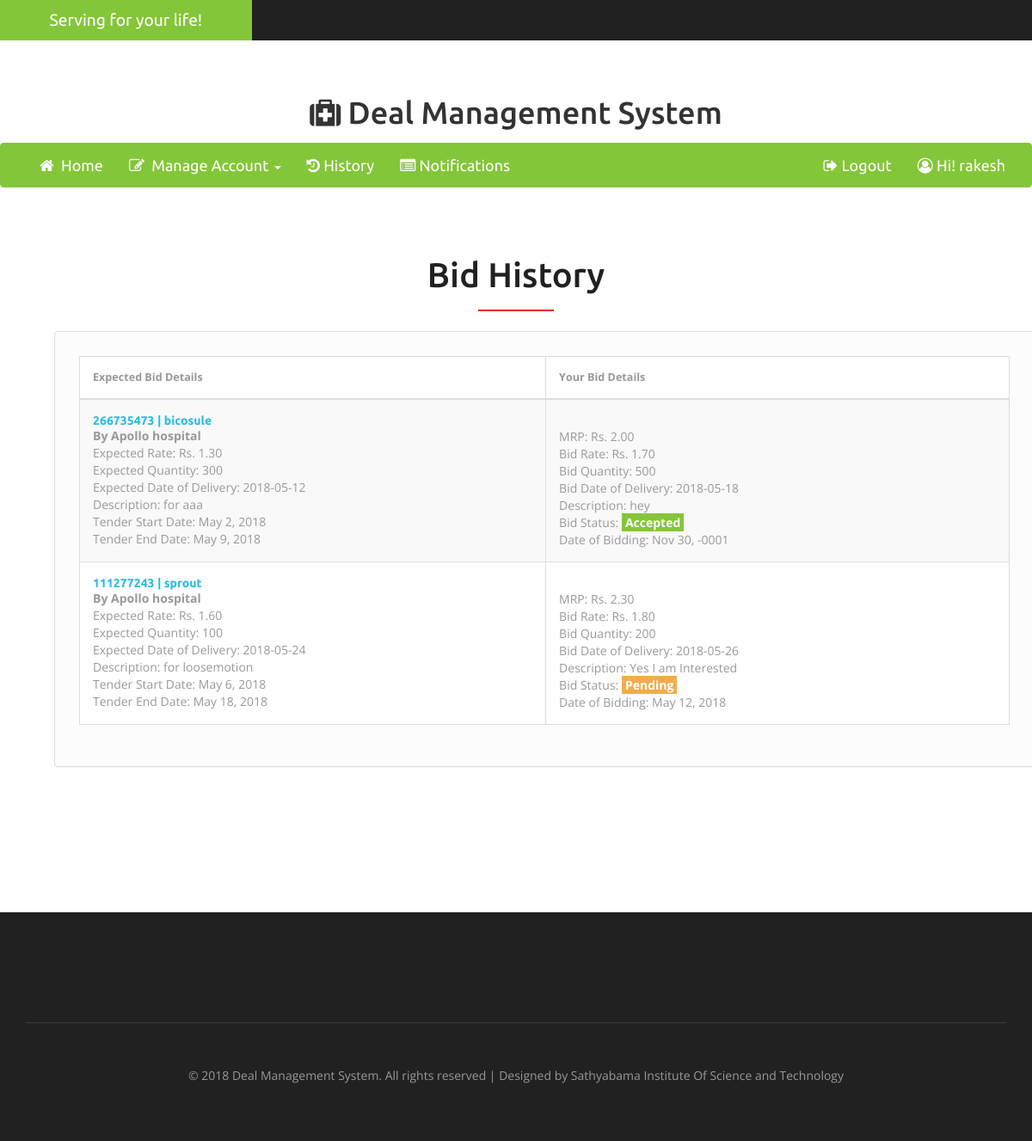
The page /history_manufacture.php (signed in) on the database its author committed.
### tables this page shows
CREATE TABLE `tender_applied` (
  `tender_applied_id` int(11) NOT NULL,
  `manufacturer_id` int(255) NOT NULL,
  `tender_id` int(255) NOT NULL,
  `mrp` decimal(5,2) NOT NULL,
  `bid_rate` decimal(5,2) NOT NULL,
  `bid_qty` int(255) NOT NULL,
  `bid_dod` date NOT NULL,
  `description` varchar(255) NOT NULL,
  `bid_status` int(3) NOT NULL DEFAULT '0',
  `createdAt` datetime NOT NULL,
  `updatedAt` datetime NOT NULL DEFAULT '0000-00-00 00:00:00',
  `closedAt` datetime NOT NULL DEFAULT '0000-00-00 00:00:00'
);

CREATE TABLE `tenders_details` (
  `tender_id` int(11) NOT NULL,
  `tender_number` int(255) NOT NULL,
  `hospital_id` int(255) NOT NULL,
  `components_name` varchar(255) NOT NULL,
  `composition` varchar(255) NOT NULL,
  `description` varchar(255) NOT NULL,
  `expected_rate` decimal(5,2) NOT NULL,
  `expected_qty` int(255) NOT NULL,
  `expected_dod` date NOT NULL,
  `tender_start_date` date NOT NULL,
  `tender_end_date` date NOT NULL,
  `tender_display_status` int(5) NOT NULL DEFAULT '0',
  `createdAt` datetime NOT NULL,
  `updatedAt` datetime NOT NULL DEFAULT '0000-00-00 00:00:00',
  `closedAt` datetime NOT NULL DEFAULT '0000-00-00 00:00:00'
);

CREATE TABLE `hospital_table` (
  `hospital_id` int(11) NOT NULL,
  `hospital_name` varchar(255) NOT NULL,
  `hospital_phone_no` varchar(20) NOT NULL,
  `hospital_mail_id` varchar(50) NOT NULL,
  `login_id` int(11) NOT NULL,
  `hospital_unique_number` varchar(50) NOT NULL,
  `hospital_address` varchar(255) NOT NULL,
  `poc_name` varchar(50) NOT NULL,
  `poc_phone_no` varchar(20) NOT NULL,
  `poc_email` varchar(50) NOT NULL,
  `createdAt` datetime NOT NULL,
  `updatedAt` datetime NOT NULL
);

### history_manufacture.php (the view, shortened to what this page needs)
<?php
    if (isset($_SESSION['username']) && $_SESSION['role']!="0") {
        	header('location: login.php');
        	die;
    } else {
        $username = $_SESSION["username"];
include_once('include/head.inc.php');?>
<body>
<?php include_once('include/upper_nav.inc.php'); ?>
	<?php include_once('include/manu_nav2.inc.php'); ?>
		<div class="w3_login">
			<h3>Bid History</h3>
				  <br>
				<div class="container">
	<div class="row">
		<section class="content">
			<div class="col-md-12">
				<div class="panel panel-default">
					<div class="panel-body">
						<div class="table-container">
							<table class="table table-filter table-striped table-bordered">
								<thead>
							      <tr>
							        <th>Expected Bid Details</th>
							        <th>Your Bid Details</th>
							      </tr>
							    </thead>
								<tbody>
									<?php
									include_once('php/config.php');
									$query='Select * from tender_applied where manufacturer_id = (SELECT m.manufacturer_id FROM logintable l INNER JOIN manufacturer_table m ON l.login_id = m.login_id where l.username="'.$username.'") ORDER by tender_applied_id';
									$result = mysqli_query($conn, $query);
									if (mysqli_num_rows($result) > 0) {
									while($row=mysqli_fetch_array($result))
									{
										$bid_status = $row['bid_status'];
										$mrp=$row['mrp'];
										$bid_rate=$row['bid_rate'];
										$bid_qty=$row['bid_qty'];
										$bid_dod=$row['bid_dod'];
										$desc_bid=$row['description'];
										$tid=$row['tender_id'];
										$bid_on = $row['createdAt'];
										$parts = explode(" ", $bid_on);
									    $date_format_bid =  date_create($parts[0]);
									    $bid_date=date_format($date_format_bid,'M j, Y');
										$bid_status_val="";
										$bid_status_color="";
										if($bid_status==0){
											$bid_status_val = "Pending";
											$bid_status_color = "#f0ad4e";
										}
										else if($bid_status == -1){
											$bid_status_val = "Rejected";
											$bid_status_color = "#FA1818";
										}
										else{
											$bid_status_val = "Accepted";
											$bid_status_color = "#84c639";
										}
									    $query_2='SELECT t.tender_number,t.components_name, t.expected_rate,t.expected_qty,t.expected_dod,t.description,t.tender_start_date,t.tender_end_date,h.hospital_name FROM tenders_details t INNER JOIN hospital_table h ON t.hospital_id = h.hospital_id where t.tender_id='.$tid;
										$res = mysqli_query($conn, $query_2);
										$r=mysqli_fetch_array($res);
										$tender_number=$r['tender_number'];
										$components_name=$r['components_name'];
										$expected_rate=$r['expected_rate'];
										$expected_qty=$r['expected_qty'];
										$expected_dod=$r['expected_dod'];
										$description=$r['description'];
										$hospital_name=$r['hospital_name'];
										$tender_start_date =$r['tender_start_date'];
										$tender_end_date = $r['tender_end_date'];
										$sdate = date_format(date_create($tender_start_date),'M j, Y');
										$edate = date_format(date_create($tender_end_date),'M j, Y');
											echo '<tr >
										<td>
											<div class="media">
												<div class="media-body">
													<h4 class="title">'.
														$tender_number.' | '.$components_name.
														'
													</h4>
													<p class="summary"><b>By '. $hospital_name.' hospital</b><br>
														Expected Rate: Rs. '.$expected_rate.'<br>
														Expected Quantity: '.$expected_qty.'<br>
														Expected Date of Delivery: '.$expected_dod.'<br>
														Description: '.$description.'<br>
														Tender Start Date: '.$sdate.'<br>
														Tender End Date: '.$edate.'
													</p>
												</div>
											</div>
										</td>
										<td>
											<div class="media">
												<div class="media-body">
													<br>
													<p class="summary">MRP: Rs. '. $mrp.' <br>
														Bid Rate: Rs. '.$bid_rate.'<br>
														Bid Quantity: '.$bid_qty.'<br>
														Bid Date of Delivery: '.$bid_dod.'<br>
														Description: '.$desc_bid.' <br>
														Bid Status: <span style="background-color: '.$bid_status_color.'; color:white; padding: 1px 4px; font-weight:700;">'.$bid_status_val.'</span><br>
														Date of Bidding: '.$bid_date.'
													</p>
												</div>
											</div>
										</td>
									</tr>';
									}
									}
									else
									{
										echo '<tr><td colspan="2"><center><h4>No Bid History Available</h4></center></td></tr>';
									}
									?>
								</tbody>
							</table>
						</div>
					</div>
				</div>
			</div>
		</section>
	</div>
</div><br><br><br>
</div>
		<?php include_once('include/footer.inc.php'); ?>
</body>
</html>
<?php } ?>

### rows shown on the page
tender_applied: tender.tender_number "266735473", tender.components_name "bicosule", hospital_table.hospital_name "Apollo", tender.expected_rate "1.30", tender.expected_qty "300", tender.expected_dod "2018-05-12", tender.description "for aaa", tender.tender_start_date "May 2, 2018", tender.tender_end_date "May 9, 2018", mrp "2.00", bid_rate "1.70", bid_qty "500", bid_dod "2018-05-18", description "hey", bid_status "Accepted", createdAt "Nov 30, -0001"
tender_applied: tender.tender_number "111277243", tender.components_name "sprout", hospital_table.hospital_name "Apollo", tender.expected_rate "1.60", tender.expected_qty "100", tender.expected_dod "2018-05-24", tender.description "for loosemotion", tender.tender_start_date "May 6, 2018", tender.tender_end_date "May 18, 2018", mrp "2.30", bid_rate "1.80", bid_qty "200", bid_dod "2018-05-26", description "Yes I am Interested", bid_status "Pending", createdAt "May 12, 2018"

### other values the page prints
$username "rakesh"
